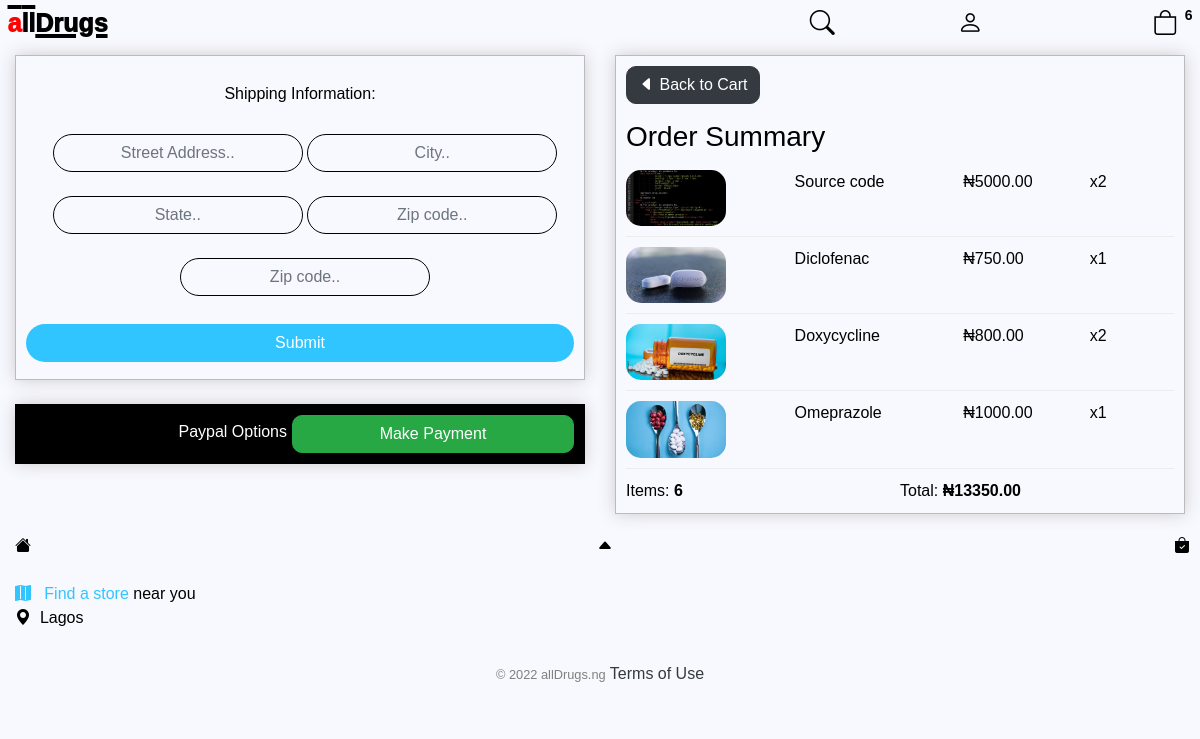
Before: /checkout/ (signed in) with the older database file.
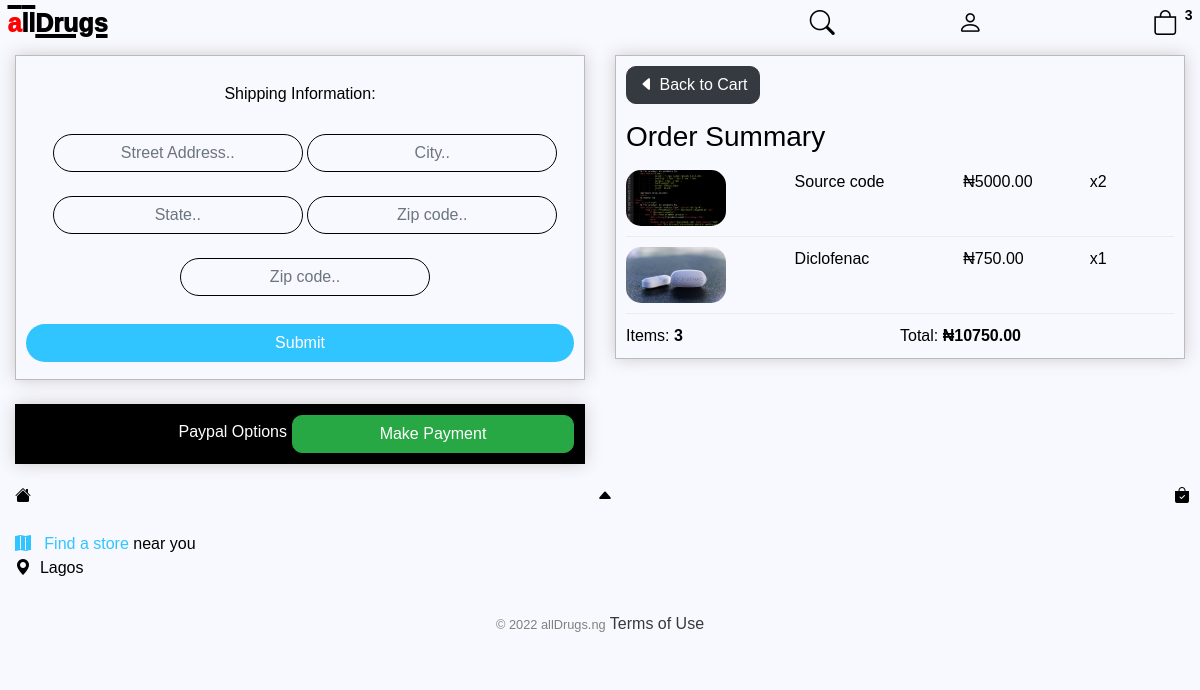
After: the same page with the newer database file.
### store/models.py (models this page shows, shortened)
class OrderItem(models.Model):
    product = models.ForeignKey(Product, on_delete=models.SET_NULL, null=True, blank=True)
    order = models.ForeignKey(Order, on_delete=models.SET_NULL, null=True, blank=True)
    quantity = models.IntegerField(default=0,null=True,  blank=True)
    date_added = models.DateTimeField(auto_now_add=True)
    @property
    def get_total(self):
        total = self.product.price * self.quantity
        return total

class Product(models.Model):
    name = models.CharField(max_length=200, null=True,default="drug")
    drug_class = models.ManyToManyField(Category,default="analgesic")
    price = models.DecimalField(default=1000,max_digits=10, decimal_places=2)
    digital = models.BooleanField(default=False,null=True,  blank=False)
    image = models.ImageField(null=True, blank=True, default='sample.png', upload_to='uploads/')
    form = models.CharField (max_length=200,null=True,blank=True,default='Tablet',choices=dosage_form)
    dosage = models.CharField (max_length=200,blank=True,null=True,default="100mg")
    indication = models.TextField (max_length=2000,blank=True, null=True,default="ailment")
    prescription = models.CharField(max_length=1000,blank=True,null=True,default="daily")
    color = ColorField(default='#FF0000',format="hexa", image_field="image")
    views = models.IntegerField(default=0)
    liked = models.ManyToManyField(Customer, default=None, blank= True,  related_name = 'liked')
    @property
    def imageURL(self):
        try:
            url = self.image.url
        except:
            url=''
        return url

class Order(models.Model):
    customer = models.ForeignKey(Customer, on_delete=models.SET_NULL, null=True, blank=True)
    date_ordered = models.DateTimeField(auto_now_add=True)
    complete = models.BooleanField(default=False,null=True,  blank=False)
    transaction_id = models.CharField(max_length=200, null= True)
    @property
    def shipping(self):
        shipping = False
        orderitems = self.orderitem_set.all()
        for i in orderitems:
            if i.product.digital == False:
                shipping = True
        return shipping
    @property
    def get_cart_total(self):
        orderitems = self.orderitem_set.all()
        total = sum([item.get_total for item in orderitems])
        return total
    @property
    def get_cart_items(self):
        orderitems = self.orderitem_set.all()
        total = sum([item.quantity for item in orderitems])
        return total

### store/views.py (the view)
def checkout(request):
	data = cartData(request)
	cartItems = data['cartItems']
	order = data['order']
	items = data['items']
	context = {'items':items, 'order':order, 'cartItems':cartItems}
	return render(request, 'store/checkout.html', context)

### store/utils.py (called while the page is built)
def cartData(request):
	if request.user.is_authenticated:
		customer = request.user.customer
		order, created = Order.objects.get_or_create(customer=customer, complete=False)
		items = order.orderitem_set.all()
		cartItems = order.get_cart_items
	else:
		cookieData = cookieCart(request)
		cartItems = cookieData['cartItems']
		order = cookieData['order']
		items = cookieData['items']
	return {'cartItems':cartItems ,'order':order, 'items':items}

### store/templates/store/checkout.html (shortened to what this page needs)
{% extends "store/main.html" %}
{% load static %}
{% block content %}
<div class="row">
    <div class="col-lg-6">
        <div class="box-element" id="form-wrapper">
            <form class="edit-checkout" align="center"id="form">
                <div id="shipping-info">
                    <p>
                        Shipping Information:
                    </p>
                    <div class="form-field">
                        <input class="form-control" type="text" name="address" placeholder="Street Address.."/>
                    </div>
                    <div class="form-field">
                        <input class="form-control" type="text" name="city" placeholder="City.."/>
                    </div>
                    <div class="form-field">
                        <input class="form-control" type="text" name="state" placeholder="State.."/>
                    </div>
                    <div class="form-field">
                        <input class="form-control" type="text" name="zipcode" placeholder="Zip code.."/>
                    </div>
                    <div class="form-field">
                        <input class="form-control" type="text" name="country" placeholder="Zip code.."/>
                    </div>
                </div>
                <input style="background:#30C5FF;color:white;border:none" id="form-button" class="btn btn-primary btn-block" type="submit" value="Submit"/>
            </form>
        </div>
        <br>
        <div style="background: black; display:flex;color:#fff;" align="right" class="box-element hidden" id="payment-info">
            <div style="flex:1; margin:5px"id="paypal-button-container">Paypal Options</div>
            <button style="flex:1"type="button" class="btn btn-success" id="make-payment">Make Payment</button>
        </div>
    </div>
    <div class="col-lg-6">
        <div class="box-element">
            <a class="btn btn-dark" href="{% url 'cart' %}"><i class="bi bi-caret-left-fill"></i> Back to Cart</a>
            <h3>Order Summary</h3>
            {% for item in items %}
            <div class="cart-row">
                <div style="flex:2">
                    <img class="row-image" src="{{item.product.imageURL}}">
                </div>
                <div style="flex:2">
                    <p>
                        {{item.product.name}}
                    </p>
                </div>
                <div style="flex:1.5">
                    <p>
                        ₦{{item.product.price|floatformat:2}}
                    </p>
                </div>
                <div style="flex:1">
                    <p>
                        x{{item.quantity}}
                    </p>
                </div>
            </div>
            {% endfor %}
            <div style="display:flex">
                        <div style="flex:1;display:flex"class="">
                            <section style="text-align:center">
                                Items:
                            </section>
                            <section>
                                <strong>
                                    &nbsp;{{order.get_cart_items}}
                                </strong>
                            </section>
                        </div>
                        <div style="flex:1;display:flex"class="">
                            <section>
                                Total:
                            </section>
                            <section>
                                <strong>
                                    &nbsp;₦{{order.get_cart_total|floatformat:2}}
                                </strong>
                            </section>
                        </div>
                    </div>
        </div>
    </div>
</div>
{% endblock content %}

Changed rows visible on the page:
removed OrderItem: product.imageURL (picture), product.name "Doxycycline", product.price "800.00", quantity "2"
removed OrderItem: product.imageURL (picture), product.name "Omeprazole", product.price "1000.00", quantity "1"
computed for Order: get_cart_items "6" → "3"; get_cart_total "13350.00" → "10750.00"
Other visible differences:
{{ cartItems }}: "6" → "3"
